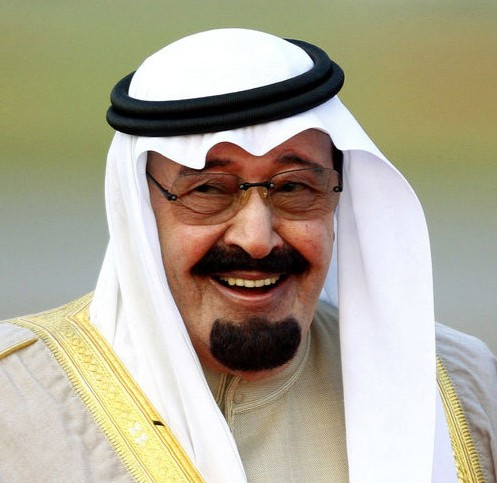
#> input picture OpenCV Face Recognition/Faces/King Abdullah/1111111111111.jpg, 497 x 483 px, given as the content of the folder Hub/OpenCV-Project/OpenCV Face Recognition/Faces/King Salman, which was not available
$ python faces_training.py
#> lines starting #> are read from the running program, lines starting #| are printed output that depends on the picture; pictures that were not available may be replaced by others from this repository, and a replacement may not be noted
import os
import cv2 as cv
import numpy as np

people = ['King Salman','King Abdullah','King Fahad']
DIR = r'C:\Users\Admin\Documents\GitHub\OpenCV-Project\OpenCV Face Recognition\Faces'

haar_cascade = cv.CascadeClassifier(r'C:\Users\Admin\Documents\GitHub\OpenCV-Project\OpenCV Face Recognition\haar_face.xml')

if haar_cascade.empty():
    raise IOError("Haar cascade xml file not loaded. Check the file path.")

features = []
labels = []

def create_train():
    for person in people:
        path = os.path.join(DIR, person)
        label = people.index(person)

        for img in os.listdir(path):
            img_path = os.path.join(path, img)

            img_array = cv.imread(img_path)
#> img_array is the input picture: shape (483, 497, 3); mean B, G, R 148.5, 168.3, 174.7
            if img_array is None:
                print(f"Warning: Failed to read image {img_path}")
                continue
            gray = cv.cvtColor(img_array, cv.COLOR_BGR2GRAY)
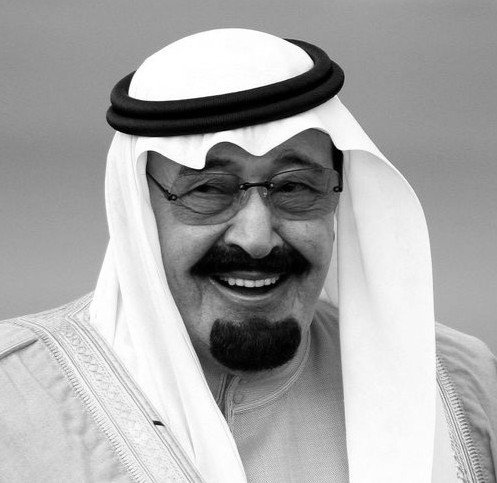
#> gray: shape (483, 497); min 0, max 255, mean 168

            faces_rect = haar_cascade.detectMultiScale(gray, scaleFactor=1.1, minNeighbors=4)
#> faces_rect = [[130, 96, 247, 247]]

            for (x,y,w,h) in faces_rect:
                faces_roi = gray[y:y+h, x:x+w]
                features.append(faces_roi)
                labels.append(label)
#> this loop made 1 pass
#> pass 1, in create_train, `faces_roi = gray[y:y+h, x:x+w]`:
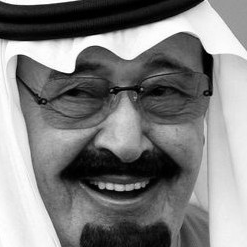
#> faces_roi: shape (247, 247); min 0, max 255, mean 127.4
#> after the loop, features = 1 item; labels = [0]
#> pass 3 of the loop in create_train, `for person in people:`:
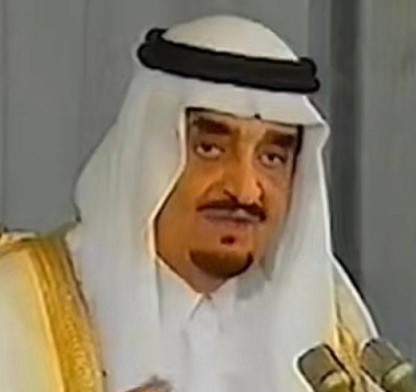
#> input picture OpenCV Face Recognition/Faces/King Fahad/1-1-48.jpg, 416 x 392 px, found by its file name
#> in create_train, img_array is the input picture: shape (392, 416, 3); mean B, G, R 109.2, 127.2, 137.8
#> in create_train, `gray = cv.cvtColor(img_array, cv.COLOR_BGR2GRAY)`:
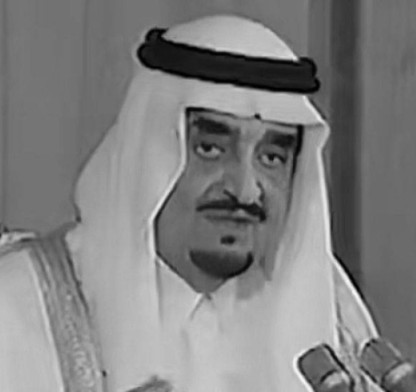
#> gray: shape (392, 416); min 0, max 247, mean 128.4
#> faces_rect = [[146, 72, 195, 195]]
#> the loop in create_train, `for (x,y,w,h) in faces_rect:` made 1 pass
#> pass 1, in create_train, `faces_roi = gray[y:y+h, x:x+w]`:
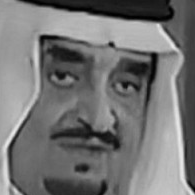
#> faces_roi: shape (195, 195); min 0, max 234, mean 115.6

create_train()

print("Training Done -------")

features = np.array(features, dtype='object')
labels = np.array(labels)

face_recognizer = cv.face.LBPHFaceRecognizer_create()

face_recognizer.train(features,labels)

face_recognizer.save('faces_trained.yml')
np.save('features.npy', features)
np.save('labels.npy', labels)
